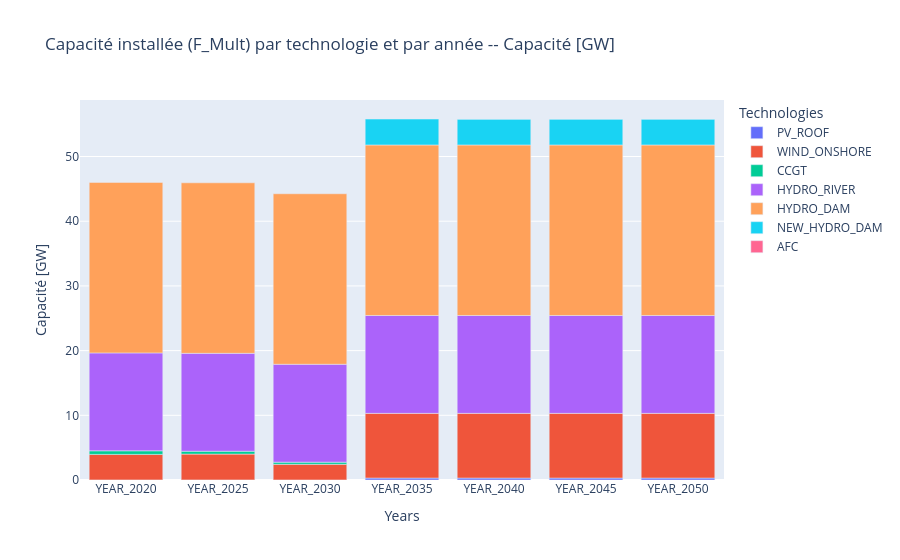

The cell this chart's notebook holds for it:
### Code cell
plot_mult_positive(results_materials, sector= 'elec_prod')

### Figure 1 — Plotly figure (JSON) as saved in the notebook; plotly's stock layout.template omitted (floating-point values rounded to 4 significant figures)
{"data": [{"hovertemplate": "Technologies=PV_ROOF<br>Years=%{x}<br>F_Mult=%{y}<extra></extra>", "legendgroup": "PV_ROOF", "marker": {"color": "#636efa", "pattern": {"shape": ""}}, "name": "PV_ROOF", "orientation": "v", "showlegend": true, "textposition": "auto", "type": "bar", "x": ["YEAR_2020", "YEAR_2025", "YEAR_2030", "YEAR_2035", "YEAR_2040", "YEAR_2045", "YEAR_2050"], "xaxis": "x", "y": [0.0118, 0.0118, 0.00944, 0.3, 0.3, 0.3, 0.3], "yaxis": "y"}, {"hovertemplate": "Technologies=WIND_ONSHORE<br>Years=%{x}<br>F_Mult=%{y}<extra></extra>", "legendgroup": "WIND_ONSHORE", "marker": {"color": "#EF553B", "pattern": {"shape": ""}}, "name": "WIND_ONSHORE", "orientation": "v", "showlegend": true, "textposition": "auto", "type": "bar", "x": ["YEAR_2020", "YEAR_2025", "YEAR_2030", "YEAR_2035", "YEAR_2040", "YEAR_2045", "YEAR_2050"], "xaxis": "x", "y": [3.946, 3.992, 2.414, 10.0, 10.0, 10.0, 10.0], "yaxis": "y"}, {"hovertemplate": "Technologies=CCGT<br>Years=%{x}<br>F_Mult=%{y}<extra></extra>", "legendgroup": "CCGT", "marker": {"color": "#00cc96", "pattern": {"shape": ""}}, "name": "CCGT", "orientation": "v", "showlegend": true, "textposition": "auto", "type": "bar", "x": ["YEAR_2020", "YEAR_2025", "YEAR_2030"], "xaxis": "x", "y": [0.5557, 0.4446, 0.3334], "yaxis": "y"}, {"hovertemplate": "Technologies=HYDRO_RIVER<br>Years=%{x}<br>F_Mult=%{y}<extra></extra>", "legendgroup": "HYDRO_RIVER", "marker": {"color": "#ab63fa", "pattern": {"shape": ""}}, "name": "HYDRO_RIVER", "orientation": "v", "showlegend": true, "textposition": "auto", "type": "bar", "x": ["YEAR_2020", "YEAR_2025", "YEAR_2030", "YEAR_2035", "YEAR_2040", "YEAR_2045", "YEAR_2050"], "xaxis": "x", "y": [15.13, 15.13, 15.13, 15.13, 15.13, 15.13, 15.13], "yaxis": "y"}, {"hovertemplate": "Technologies=HYDRO_DAM<br>Years=%{x}<br>F_Mult=%{y}<extra></extra>", "legendgroup": "HYDRO_DAM", "marker": {"color": "#FFA15A", "pattern": {"shape": ""}}, "name": "HYDRO_DAM", "orientation": "v", "showlegend": true, "textposition": "auto", "type": "bar", "x": ["YEAR_2020", "YEAR_2025", "YEAR_2030", "YEAR_2035", "YEAR_2040", "YEAR_2045", "YEAR_2050"], "xaxis": "x", "y": [26.36, 26.36, 26.36, 26.36, 26.36, 26.36, 26.36], "yaxis": "y"}, {"hovertemplate": "Technologies=NEW_HYDRO_DAM<br>Years=%{x}<br>F_Mult=%{y}<extra></extra>", "legendgroup": "NEW_HYDRO_DAM", "marker": {"color": "#19d3f3", "pattern": {"shape": ""}}, "name": "NEW_HYDRO_DAM", "orientation": "v", "showlegend": true, "textposition": "auto", "type": "bar", "x": ["YEAR_2035", "YEAR_2040", "YEAR_2045", "YEAR_2050"], "xaxis": "x", "y": [4.0, 4.0, 4.0, 4.0], "yaxis": "y"}, {"hovertemplate": "Technologies=AFC<br>Years=%{x}<br>F_Mult=%{y}<extra></extra>", "legendgroup": "AFC", "marker": {"color": "#FF6692", "pattern": {"shape": ""}}, "name": "AFC", "orientation": "v", "showlegend": true, "textposition": "auto", "type": "bar", "x": ["YEAR_2040", "YEAR_2045", "YEAR_2050"], "xaxis": "x", "y": [0.000224, 0.01109, 0.01109], "yaxis": "y"}], "layout": {"barmode": "relative", "legend": {"title": {"text": "Technologies"}, "tracegroupgap": 0}, "title": {"text": "Capacité installée (F_Mult) par technologie et par année -- Capacité [GW]"}, "xaxis": {"anchor": "y", "categoryarray": ["YEAR_2020", "YEAR_2025", "YEAR_2030", "YEAR_2035", "YEAR_2040", "YEAR_2045", "YEAR_2050"], "categoryorder": "array", "domain": [0, 1], "title": {"text": "Years"}}, "yaxis": {"anchor": "x", "domain": [0, 1], "title": {"text": "Capacité [GW]"}}}}
